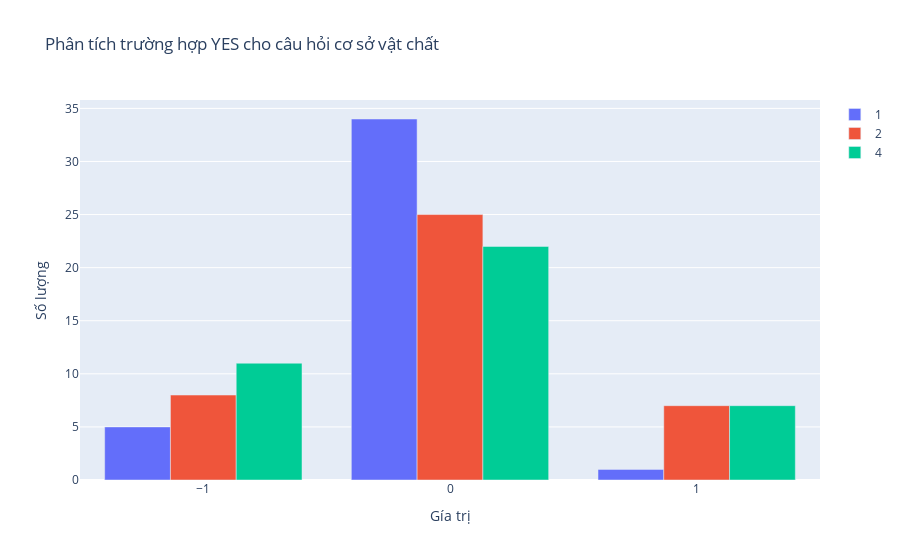

This figure's notebook cell:
### Code cell
al_1_c1 = data[data['5'] == 1]
al_1_c1 = al_1_c1[['1', '2', '4']]

fig = []
for i in al_1_c1.columns:
    df = al_1_c1[i].value_counts().to_frame().reset_index()
    # print(df)
    
    fig.append(
        
        go.Bar(
            x = df[i],
            y = df['count'],
            name = i,
            # text_auto='.s'
        )
    )
layout = go.Layout(
    title='Phân tích trường hợp YES cho câu hỏi cơ sở vật chất',
    xaxis=dict(title='Gía trị'),
    yaxis=dict(title='Số lượng'),
    barmode='group'
)

# Vẽ biểu đồ và hiển thị
fig = go.Figure(data=fig, layout=layout)
iplot(fig)

### Figure 1 — Plotly figure (JSON) as saved in the notebook; plotly's stock layout.template omitted (floating-point values rounded to 4 significant figures)
{"data": [{"name": "1", "type": "bar", "x": [0, -1, 1], "y": [34, 5, 1]}, {"name": "2", "type": "bar", "x": [0, -1, 1], "y": [25, 8, 7]}, {"name": "4", "type": "bar", "x": [0, -1, 1], "y": [22, 11, 7]}], "layout": {"barmode": "group", "title": {"text": "Phân tích trường hợp YES cho câu hỏi cơ sở vật chất"}, "xaxis": {"title": {"text": "Gía trị"}}, "yaxis": {"title": {"text": "Số lượng"}}}}
